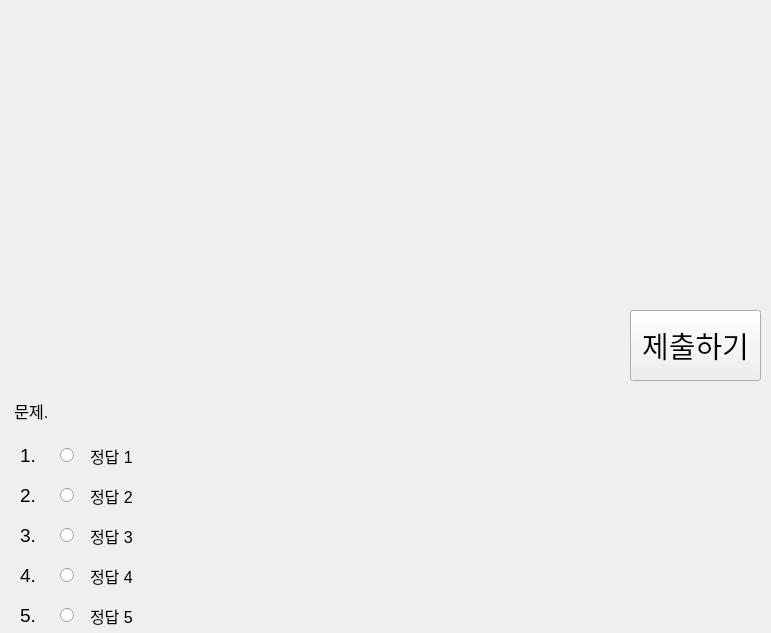
<?xml version="1.0" encoding="UTF-8"?>
<ui version="4.0">
 <class>Create_question_window</class>
 <widget class="QMainWindow" name="Create_question_window">
  <property name="geometry">
   <rect>
    <x>0</x>
    <y>0</y>
    <width>771</width>
    <height>633</height>
   </rect>
  </property>
  <property name="windowTitle">
   <string>MainWindow</string>
  </property>
  <widget class="QWidget" name="centralwidget">
   <widget class="QLabel" name="picture_view">
    <property name="geometry">
     <rect>
      <x>10</x>
      <y>20</y>
      <width>611</width>
      <height>361</height>
     </rect>
    </property>
    <property name="toolTip">
     <string>&lt;html&gt;&lt;head/&gt;&lt;body&gt;&lt;p&gt;문제에 대한 이미지를 넣어 주세요.&lt;/p&gt;&lt;/body&gt;&lt;/html&gt;</string>
    </property>
    <property name="text">
     <string/>
    </property>
    <property name="pixmap">
     <pixmap>../img/Basic_Photo.png</pixmap>
    </property>
    <property name="scaledContents">
     <bool>true</bool>
    </property>
   </widget>
   <widget class="QRadioButton" name="answer_1">
    <property name="geometry">
     <rect>
      <x>60</x>
      <y>440</y>
      <width>561</width>
      <height>31</height>
     </rect>
    </property>
    <property name="font">
     <font>
      <pointsize>12</pointsize>
     </font>
    </property>
    <property name="layoutDirection">
     <enum>Qt::LayoutDirection::LeftToRight</enum>
    </property>
    <property name="text">
     <string/>
    </property>
   </widget>
   <widget class="QRadioButton" name="answer_2">
    <property name="geometry">
     <rect>
      <x>60</x>
      <y>480</y>
      <width>561</width>
      <height>31</height>
     </rect>
    </property>
    <property name="font">
     <font>
      <pointsize>12</pointsize>
     </font>
    </property>
    <property name="text">
     <string/>
    </property>
   </widget>
   <widget class="QRadioButton" name="answer_3">
    <property name="geometry">
     <rect>
      <x>60</x>
      <y>520</y>
      <width>561</width>
      <height>31</height>
     </rect>
    </property>
    <property name="font">
     <font>
      <pointsize>12</pointsize>
     </font>
    </property>
    <property name="text">
     <string/>
    </property>
   </widget>
   <widget class="QRadioButton" name="answer_5">
    <property name="geometry">
     <rect>
      <x>60</x>
      <y>600</y>
      <width>561</width>
      <height>31</height>
     </rect>
    </property>
    <property name="font">
     <font>
      <pointsize>12</pointsize>
     </font>
    </property>
    <property name="text">
     <string/>
    </property>
   </widget>
   <widget class="QRadioButton" name="answer_4">
    <property name="geometry">
     <rect>
      <x>60</x>
      <y>560</y>
      <width>561</width>
      <height>31</height>
     </rect>
    </property>
    <property name="font">
     <font>
      <pointsize>12</pointsize>
     </font>
    </property>
    <property name="text">
     <string/>
    </property>
   </widget>
   <widget class="QLabel" name="label">
    <property name="geometry">
     <rect>
      <x>20</x>
      <y>440</y>
      <width>31</width>
      <height>31</height>
     </rect>
    </property>
    <property name="font">
     <font>
      <pointsize>14</pointsize>
     </font>
    </property>
    <property name="text">
     <string>1.</string>
    </property>
   </widget>
   <widget class="QLabel" name="label_2">
    <property name="geometry">
     <rect>
      <x>20</x>
      <y>480</y>
      <width>31</width>
      <height>31</height>
     </rect>
    </property>
    <property name="font">
     <font>
      <pointsize>14</pointsize>
     </font>
    </property>
    <property name="text">
     <string>2.</string>
    </property>
   </widget>
   <widget class="QLabel" name="label_3">
    <property name="geometry">
     <rect>
      <x>20</x>
      <y>520</y>
      <width>31</width>
      <height>31</height>
     </rect>
    </property>
    <property name="font">
     <font>
      <pointsize>14</pointsize>
     </font>
    </property>
    <property name="text">
     <string>3.</string>
    </property>
   </widget>
   <widget class="QLabel" name="label_4">
    <property name="geometry">
     <rect>
      <x>20</x>
      <y>560</y>
      <width>31</width>
      <height>31</height>
     </rect>
    </property>
    <property name="font">
     <font>
      <pointsize>14</pointsize>
     </font>
    </property>
    <property name="text">
     <string>4.</string>
    </property>
   </widget>
   <widget class="QLabel" name="label_5">
    <property name="geometry">
     <rect>
      <x>20</x>
      <y>600</y>
      <width>31</width>
      <height>31</height>
     </rect>
    </property>
    <property name="font">
     <font>
      <pointsize>14</pointsize>
     </font>
    </property>
    <property name="text">
     <string>5.</string>
    </property>
   </widget>
   <widget class="QLabel" name="label_6">
    <property name="geometry">
     <rect>
      <x>10</x>
      <y>390</y>
      <width>611</width>
      <height>41</height>
     </rect>
    </property>
    <property name="font">
     <font>
      <pointsize>12</pointsize>
     </font>
    </property>
    <property name="text">
     <string> 문제.</string>
    </property>
   </widget>
   <widget class="QLabel" name="answer_ex1">
    <property name="geometry">
     <rect>
      <x>90</x>
      <y>440</y>
      <width>531</width>
      <height>31</height>
     </rect>
    </property>
    <property name="font">
     <font>
      <pointsize>12</pointsize>
     </font>
    </property>
    <property name="text">
     <string>정답 1</string>
    </property>
   </widget>
   <widget class="QLabel" name="answer_ex2">
    <property name="geometry">
     <rect>
      <x>90</x>
      <y>480</y>
      <width>531</width>
      <height>31</height>
     </rect>
    </property>
    <property name="font">
     <font>
      <pointsize>12</pointsize>
     </font>
    </property>
    <property name="text">
     <string>정답 2</string>
    </property>
   </widget>
   <widget class="QLabel" name="answer_ex3">
    <property name="geometry">
     <rect>
      <x>90</x>
      <y>520</y>
      <width>531</width>
      <height>31</height>
     </rect>
    </property>
    <property name="font">
     <font>
      <pointsize>12</pointsize>
     </font>
    </property>
    <property name="text">
     <string>정답 3</string>
    </property>
   </widget>
   <widget class="QLabel" name="answer_ex4">
    <property name="geometry">
     <rect>
      <x>90</x>
      <y>560</y>
      <width>531</width>
      <height>31</height>
     </rect>
    </property>
    <property name="font">
     <font>
      <pointsize>12</pointsize>
     </font>
    </property>
    <property name="text">
     <string>정답 4</string>
    </property>
   </widget>
   <widget class="QLabel" name="answer_ex5">
    <property name="geometry">
     <rect>
      <x>90</x>
      <y>600</y>
      <width>531</width>
      <height>31</height>
     </rect>
    </property>
    <property name="font">
     <font>
      <pointsize>12</pointsize>
     </font>
    </property>
    <property name="text">
     <string>정답 5</string>
    </property>
   </widget>
   <widget class="QPushButton" name="submitbtn">
    <property name="geometry">
     <rect>
      <x>630</x>
      <y>310</y>
      <width>131</width>
      <height>71</height>
     </rect>
    </property>
    <property name="font">
     <font>
      <pointsize>22</pointsize>
     </font>
    </property>
    <property name="text">
     <string>제출하기</string>
    </property>
   </widget>
  </widget>
 </widget>
 <resources/>
 <connections/>
</ui>
